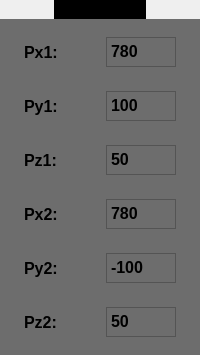
               <widget class="QWidget" name="Setting_Lines" native="true">
                <layout class="QVBoxLayout" name="verticalLayout_36">
                 <property name="spacing">
                  <number>0</number>
                 </property>
                 <property name="leftMargin">
                  <number>0</number>
                 </property>
                 <property name="topMargin">
                  <number>0</number>
                 </property>
                 <property name="rightMargin">
                  <number>0</number>
                 </property>
                 <property name="bottomMargin">
                  <number>0</number>
                 </property>
                 <item alignment="Qt::AlignTop">
                  <widget class="QWidget" name="widget_16" native="true">
                   <layout class="QVBoxLayout" name="verticalLayout_37">
                    <property name="spacing">
                     <number>0</number>
                    </property>
                    <property name="leftMargin">
                     <number>0</number>
                    </property>
                    <property name="topMargin">
                     <number>0</number>
                    </property>
                    <property name="rightMargin">
                     <number>0</number>
                    </property>
                    <property name="bottomMargin">
                     <number>0</number>
                    </property>
                    <item alignment="Qt::AlignHCenter|Qt::AlignTop">
                     <widget class="QLabel" name="label_8">
                      <property name="font">
                       <font>
                        <family>Arial</family>
                        <pointsize>12</pointsize>
                        <weight>75</weight>
                        <bold>true</bold>
                       </font>
                      </property>
                      <property name="styleSheet">
                       <string notr="true">background-color: rgb(0, 0, 0);
</string>
                      </property>
                      <property name="text">
                       <string>Line Setting</string>
                      </property>
                     </widget>
                    </item>
                   </layout>
                  </widget>
                 </item>
                 <item>
                  <widget class="QWidget" name="widget_17" native="true">
                   <property name="sizePolicy">
                    <sizepolicy hsizetype="Preferred" vsizetype="Expanding">
                     <horstretch>0</horstretch>
                     <verstretch>0</verstretch>
                    </sizepolicy>
                   </property>
                   <property name="styleSheet">
                    <string notr="true">background-color: rgb(109, 109, 109);</string>
                   </property>
                   <layout class="QVBoxLayout" name="verticalLayout_44">
                    <item>
                     <widget class="QWidget" name="widget_33" native="true">
                      <layout class="QHBoxLayout" name="horizontalLayout_32">
                       <item>
                        <widget class="QLabel" name="label_39">
                         <property name="maximumSize">
                          <size>
                           <width>70</width>
                           <height>30</height>
                          </size>
                         </property>
                         <property name="font">
                          <font>
                           <family>Arial</family>
                           <pointsize>12</pointsize>
                           <weight>75</weight>
                           <bold>true</bold>
                          </font>
                         </property>
                         <property name="text">
                          <string>Px1:</string>
                         </property>
                        </widget>
                       </item>
                       <item>
                        <widget class="QTextEdit" name="Setting_Px1_Line">
                         <property name="maximumSize">
                          <size>
                           <width>70</width>
                           <height>30</height>
                          </size>
                         </property>
                         <property name="font">
                          <font>
                           <family>Arial</family>
                           <pointsize>12</pointsize>
                           <weight>75</weight>
                           <bold>true</bold>
                          </font>
                         </property>
                         <property name="styleSheet">
                          <string notr="true">border-color: rgb(0, 255, 0);</string>
                         </property>
                         <property name="html">
                          <string>&lt;!DOCTYPE HTML PUBLIC &quot;-//W3C//DTD HTML 4.0//EN&quot; &quot;http://www.w3.org/TR/REC-html40/strict.dtd&quot;&gt;
&lt;html&gt;&lt;head&gt;&lt;meta name=&quot;qrichtext&quot; content=&quot;1&quot; /&gt;&lt;style type=&quot;text/css&quot;&gt;
p, li { white-space: pre-wrap; }
&lt;/style&gt;&lt;/head&gt;&lt;body style=&quot; font-family:'Arial'; font-size:12pt; font-weight:600; font-style:normal;&quot;&gt;
&lt;p style=&quot; margin-top:0px; margin-bottom:0px; margin-left:0px; margin-right:0px; -qt-block-indent:0; text-indent:0px;&quot;&gt;&lt;span style=&quot; font-family:'MS Shell Dlg 2';&quot;&gt;780&lt;/span&gt;&lt;/p&gt;&lt;/body&gt;&lt;/html&gt;</string>
                         </property>
                        </widget>
                       </item>
                      </layout>
                     </widget>
                    </item>
                    <item>
                     <widget class="QWidget" name="widget_35" native="true">
                      <layout class="QHBoxLayout" name="horizontalLayout_33">
                       <item>
                        <widget class="QLabel" name="label_40">
                         <property name="maximumSize">
                          <size>
                           <width>70</width>
                           <height>30</height>
                          </size>
                         </property>
                         <property name="font">
                          <font>
                           <family>Arial</family>
                           <pointsize>12</pointsize>
                           <weight>75</weight>
                           <bold>true</bold>
                          </font>
                         </property>
                         <property name="text">
                          <string>Py1:</string>
                         </property>
                        </widget>
                       </item>
                       <item>
                        <widget class="QTextEdit" name="Setting_Py1_Line">
                         <property name="maximumSize">
                          <size>
                           <width>70</width>
                           <height>30</height>
                          </size>
                         </property>
                         <property name="font">
                          <font>
                           <family>Arial</family>
                           <pointsize>12</pointsize>
                           <weight>75</weight>
                           <bold>true</bold>
                          </font>
                         </property>
                         <property name="styleSheet">
                          <string notr="true">border-color: rgb(0, 255, 0);</string>
                         </property>
                         <property name="html">
                          <string>&lt;!DOCTYPE HTML PUBLIC &quot;-//W3C//DTD HTML 4.0//EN&quot; &quot;http://www.w3.org/TR/REC-html40/strict.dtd&quot;&gt;
&lt;html&gt;&lt;head&gt;&lt;meta name=&quot;qrichtext&quot; content=&quot;1&quot; /&gt;&lt;style type=&quot;text/css&quot;&gt;
p, li { white-space: pre-wrap; }
&lt;/style&gt;&lt;/head&gt;&lt;body style=&quot; font-family:'Arial'; font-size:12pt; font-weight:600; font-style:normal;&quot;&gt;
&lt;p style=&quot; margin-top:0px; margin-bottom:0px; margin-left:0px; margin-right:0px; -qt-block-indent:0; text-indent:0px;&quot;&gt;&lt;span style=&quot; font-family:'MS Shell Dlg 2';&quot;&gt;100&lt;/span&gt;&lt;/p&gt;&lt;/body&gt;&lt;/html&gt;</string>
                         </property>
                        </widget>
                       </item>
                      </layout>
                     </widget>
                    </item>
                    <item>
                     <widget class="QWidget" name="widget_34" native="true">
                      <layout class="QHBoxLayout" name="horizontalLayout_34">
                       <item>
                        <widget class="QLabel" name="label_41">
                         <property name="maximumSize">
                          <size>
                           <width>70</width>
                           <height>30</height>
                          </size>
                         </property>
                         <property name="font">
                          <font>
                           <family>Arial</family>
                           <pointsize>12</pointsize>
                           <weight>75</weight>
                           <bold>true</bold>
                          </font>
                         </property>
                         <property name="text">
                          <string>Pz1:</string>
                         </property>
                        </widget>
                       </item>
                       <item>
                        <widget class="QTextEdit" name="Setting_Pz1_Line">
                         <property name="maximumSize">
                          <size>
                           <width>70</width>
                           <height>30</height>
                          </size>
                         </property>
                         <property name="font">
                          <font>
                           <family>Arial</family>
                           <pointsize>12</pointsize>
                           <weight>75</weight>
                           <bold>true</bold>
                          </font>
                         </property>
                         <property name="styleSheet">
                          <string notr="true">border-color: rgb(0, 255, 0);</string>
                         </property>
                         <property name="html">
                          <string>&lt;!DOCTYPE HTML PUBLIC &quot;-//W3C//DTD HTML 4.0//EN&quot; &quot;http://www.w3.org/TR/REC-html40/strict.dtd&quot;&gt;
&lt;html&gt;&lt;head&gt;&lt;meta name=&quot;qrichtext&quot; content=&quot;1&quot; /&gt;&lt;style type=&quot;text/css&quot;&gt;
p, li { white-space: pre-wrap; }
&lt;/style&gt;&lt;/head&gt;&lt;body style=&quot; font-family:'Arial'; font-size:12pt; font-weight:600; font-style:normal;&quot;&gt;
&lt;p style=&quot; margin-top:0px; margin-bottom:0px; margin-left:0px; margin-right:0px; -qt-block-indent:0; text-indent:0px;&quot;&gt;&lt;span style=&quot; font-family:'MS Shell Dlg 2';&quot;&gt;50&lt;/span&gt;&lt;/p&gt;&lt;/body&gt;&lt;/html&gt;</string>
                         </property>
                        </widget>
                       </item>
                      </layout>
                     </widget>
                    </item>
                    <item>
                     <widget class="QWidget" name="widget_36" native="true">
                      <layout class="QHBoxLayout" name="horizontalLayout_35">
                       <item>
                        <widget class="QLabel" name="label_42">
                         <property name="maximumSize">
                          <size>
                           <width>70</width>
                           <height>30</height>
                          </size>
                         </property>
                         <property name="font">
                          <font>
                           <family>Arial</family>
                           <pointsize>12</pointsize>
                           <weight>75</weight>
                           <bold>true</bold>
                          </font>
                         </property>
                         <property name="text">
                          <string>Px2:</string>
                         </property>
                        </widget>
                       </item>
                       <item>
                        <widget class="QTextEdit" name="Setting_Px2_Line">
                         <property name="maximumSize">
                          <size>
                           <width>70</width>
                           <height>30</height>
                          </size>
                         </property>
                         <property name="font">
                          <font>
                           <family>Arial</family>
                           <pointsize>12</pointsize>
                           <weight>75</weight>
                           <bold>true</bold>
                          </font>
                         </property>
                         <property name="styleSheet">
                          <string notr="true">border-color: rgb(0, 255, 0);</string>
                         </property>
                         <property name="html">
                          <string>&lt;!DOCTYPE HTML PUBLIC &quot;-//W3C//DTD HTML 4.0//EN&quot; &quot;http://www.w3.org/TR/REC-html40/strict.dtd&quot;&gt;
&lt;html&gt;&lt;head&gt;&lt;meta name=&quot;qrichtext&quot; content=&quot;1&quot; /&gt;&lt;style type=&quot;text/css&quot;&gt;
p, li { white-space: pre-wrap; }
&lt;/style&gt;&lt;/head&gt;&lt;body style=&quot; font-family:'Arial'; font-size:12pt; font-weight:600; font-style:normal;&quot;&gt;
&lt;p style=&quot; margin-top:0px; margin-bottom:0px; margin-left:0px; margin-right:0px; -qt-block-indent:0; text-indent:0px;&quot;&gt;&lt;span style=&quot; font-family:'MS Shell Dlg 2';&quot;&gt;780&lt;/span&gt;&lt;/p&gt;&lt;/body&gt;&lt;/html&gt;</string>
                         </property>
                        </widget>
                       </item>
                      </layout>
                     </widget>
                    </item>
                    <item>
                     <widget class="QWidget" name="widget_37" native="true">
                      <layout class="QHBoxLayout" name="horizontalLayout_36">
                       <item>
                        <widget class="QLabel" name="label_43">
                         <property name="maximumSize">
                          <size>
                           <width>70</width>
                           <height>30</height>
                          </size>
                         </property>
                         <property name="font">
                          <font>
                           <family>Arial</family>
                           <pointsize>12</pointsize>
                           <weight>75</weight>
                           <bold>true</bold>
                          </font>
                         </property>
                         <property name="text">
                          <string>Py2:</string>
                         </property>
                        </widget>
                       </item>
                       <item>
                        <widget class="QTextEdit" name="Setting_Py2_Line">
                         <property name="maximumSize">
                          <size>
                           <width>70</width>
                           <height>30</height>
                          </size>
                         </property>
                         <property name="font">
                          <font>
                           <family>Arial</family>
                           <pointsize>12</pointsize>
                           <weight>75</weight>
                           <bold>true</bold>
                          </font>
                         </property>
                         <property name="styleSheet">
                          <string notr="true">border-color: rgb(0, 255, 0);</string>
                         </property>
                         <property name="html">
                          <string>&lt;!DOCTYPE HTML PUBLIC &quot;-//W3C//DTD HTML 4.0//EN&quot; &quot;http://www.w3.org/TR/REC-html40/strict.dtd&quot;&gt;
&lt;html&gt;&lt;head&gt;&lt;meta name=&quot;qrichtext&quot; content=&quot;1&quot; /&gt;&lt;style type=&quot;text/css&quot;&gt;
p, li { white-space: pre-wrap; }
&lt;/style&gt;&lt;/head&gt;&lt;body style=&quot; font-family:'Arial'; font-size:12pt; font-weight:600; font-style:normal;&quot;&gt;
&lt;p style=&quot; margin-top:0px; margin-bottom:0px; margin-left:0px; margin-right:0px; -qt-block-indent:0; text-indent:0px;&quot;&gt;&lt;span style=&quot; font-family:'MS Shell Dlg 2';&quot;&gt;-100&lt;/span&gt;&lt;/p&gt;&lt;/body&gt;&lt;/html&gt;</string>
                         </property>
                        </widget>
                       </item>
                      </layout>
                     </widget>
                    </item>
                    <item>
                     <widget class="QWidget" name="widget_38" native="true">
                      <layout class="QHBoxLayout" name="horizontalLayout_37">
                       <item>
                        <widget class="QLabel" name="label_44">
                         <property name="maximumSize">
                          <size>
                           <width>70</width>
                           <height>30</height>
                          </size>
                         </property>
                         <property name="font">
                          <font>
                           <family>Arial</family>
                           <pointsize>12</pointsize>
                           <weight>75</weight>
                           <bold>true</bold>
                          </font>
                         </property>
                         <property name="text">
                          <string>Pz2:</string>
                         </property>
                        </widget>
                       </item>
                       <item>
                        <widget class="QTextEdit" name="Setting_Pz2_Line">
                         <property name="maximumSize">
                          <size>
                           <width>70</width>
                           <height>30</height>
                          </size>
                         </property>
                         <property name="font">
                          <font>
                           <family>Arial</family>
                           <pointsize>12</pointsize>
                           <weight>75</weight>
                           <bold>true</bold>
                          </font>
                         </property>
                         <property name="styleSheet">
                          <string notr="true">border-color: rgb(0, 255, 0);</string>
                         </property>
                         <property name="html">
                          <string>&lt;!DOCTYPE HTML PUBLIC &quot;-//W3C//DTD HTML 4.0//EN&quot; &quot;http://www.w3.org/TR/REC-html40/strict.dtd&quot;&gt;
&lt;html&gt;&lt;head&gt;&lt;meta name=&quot;qrichtext&quot; content=&quot;1&quot; /&gt;&lt;style type=&quot;text/css&quot;&gt;
p, li { white-space: pre-wrap; }
&lt;/style&gt;&lt;/head&gt;&lt;body style=&quot; font-family:'Arial'; font-size:12pt; font-weight:600; font-style:normal;&quot;&gt;
&lt;p style=&quot; margin-top:0px; margin-bottom:0px; margin-left:0px; margin-right:0px; -qt-block-indent:0; text-indent:0px;&quot;&gt;&lt;span style=&quot; font-family:'MS Shell Dlg 2';&quot;&gt;50&lt;/span&gt;&lt;/p&gt;&lt;/body&gt;&lt;/html&gt;</string>
                         </property>
                        </widget>
                       </item>
                      </layout>
                     </widget>
                    </item>
                   </layout>
                  </widget>
                 </item>
                </layout>
               </widget>
